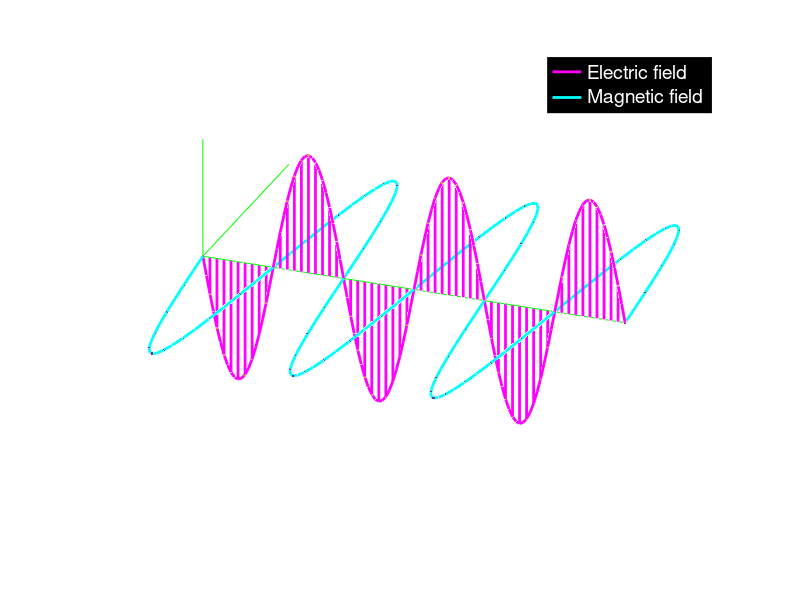

This figure's MATLAB source: (Note: this script raises an error after producing the figure.)
function [] = EB_field_propagation_animation()
    % Define the parameters
    step = 0.05*pi;  % the signal step / resolution
    phase = 2*pi:-step:0;  % phase vector
    nperiod = 1.5;  % the number of periods for the signals
    time_lapse = 0.1;  % the animation time lapse
    title_text = 'Electromagnetic field propagation (planar waves)';
    filename = 'EB_dynamic_fields_animation.gif';
    title_on = true;

    % Display settings
    h = figure;
    set(h,'Position',get(0,'ScreenSize'));
    set(gcf,'Color',[0 0 0]);
    axis tight manual;
    az = 21;  % azimut
    el = 40;  % elevation

    for k = 1:length(phase)
        % Calculate the signal
        signal = EB_field(nperiod, step, phase(k));

        % Plot the electric and magnetic fields
        pE = plot3(signal(1,:,1)',signal(2,:,1)',signal(3,:,1)','Color',[1 0 1],'Linewidth',2);
        hold on;
        pH = plot3(signal(1,:,2)',signal(2,:,2)',signal(3,:,2)','Color',[0 1 1],'Linewidth',2);
        hold on;

        % Plot the electric and magnetic field lines
        stem3(signal(1,1:2:end,1)',signal(2,1:2:end,1)',signal(3,1:2:end,1)','.','Color',[1 0 1],'Linewidth',2);
        stem3(signal(1,1:2:end,2)',signal(2,1:2:end,2)',signal(3,1:2:end,2)','.','Color',[0 1 1],'Linewidth',2);

        % Plot the axes
        line([signal(1,1,1),signal(1,end,1)],[0,0],[0,0],'Color',[0 1 0]);
        hold on;
        line([signal(1,1,1),signal(1,1,1)],[0,1],[0,0],'Color',[0 1 0]);
        hold on;
        line([signal(1,1,1),signal(1,1,1)],[0,0],[0,1],'Color',[0 1 0]);
        hold on;

        % Add a legend
        legend([pE, pH],{'Electric field','Magnetic field'},'Location', 'NorthEast','Color',[0 0 0],'TextColor',[1 1 1],'FontSize',14,'EdgeColor',[1 1 1]);

        % Set the axis properties
        set(gca,'Color',[0 0 0]);
        view([az,el]);
        grid off;
        axis off;

        % Add a title
        if title_on
            title(title_text,'Color',[1 1 1],'FontSize',16);
        end

        % Draw the plot
        drawnow;

        % Capture the frame
        frame = getframe(h);
        im = frame2im(frame);
        [imind,cm] = rgb2ind(im,256);

        % Write to the GIF file
        if k == 1
            imwrite(imind,cm,filename,'gif', 'Loopcount',Inf,'DelayTime',time_lapse);
        else
            imwrite(imind,cm,filename,'gif','WriteMode','append','DelayTime',time_lapse);
        end

        % Clear the plot
        clf;
    end
end

function [signal] = EB_field(nperiod, step, phase)
    % Calculate the time vector
    t = -nperiod*2*pi:step:nperiod*2*pi;

    % Calculate the electric field
    s = sin(t+phase);

    % Calculate the magnetic field
    signal = [t;zeros(1,length(t));s];

    % Rotate the electric field to calculate the magnetic field
    R = @(r)[1,0,0; 0,cos(r),-sin(r); 0,sin(r),cos(r)];
    signal(:,:,2) = R(-pi/2)*signal(:,:,1);
end
